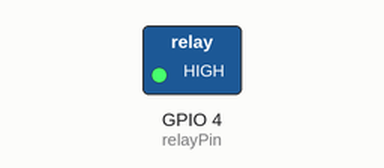
Simulated run of this program. Board: ESP8266 (NodeMCU). Parts: switched loads named in the program (green lamp = pin HIGH). WiFi joins after 1.5 s; servers stay silent unless stated; what the program prints to the serial monitor is not drawn.

Above: at 1.6 s.
At 61.6 s:
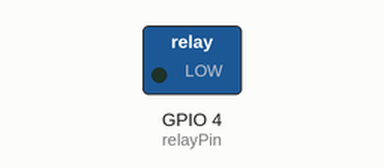
Timing chart, 0 to 123.0 s (numbered marks = the images above):
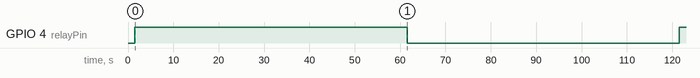

Measured:
- by itself, GPIO 4 (relayPin): LOW → HIGH at 1.5 s, → LOW 60.0 s later, → HIGH 60.0 s later

The program:

main.cpp
```cpp
#include <Arduino.h>
#include <ESP8266WiFi.h>

const char *ssid = "netvirtua_203";
const char *password = "1073847000";

int relayPin = 4; // GPIO2 GPIO number
WiFiServer server(80);

void setup()
{
  Serial.begin(9600);
  delay(10);

  pinMode(relayPin, OUTPUT);
  digitalWrite(relayPin, LOW);

  // Connect to WiFi network
  Serial.println();
  Serial.println();
  Serial.print("Connecting  ");
  Serial.println(ssid);

  WiFi.begin(ssid, password);

  while (WiFi.status() != WL_CONNECTED)
  {
    delay(500);
    Serial.print(".");
  }
  Serial.println("");
  Serial.println("WiFi connected");

  // Start the server
  server.begin();
  Serial.println("Server started");

  // Print the IP address
  Serial.print("Use this URL to connect: ");
  Serial.print("http://");
  Serial.print(WiFi.localIP());
  Serial.println("/");
}

void loop()
{
  digitalWrite(relayPin, HIGH);

  delay(60000);
  digitalWrite(relayPin, LOW);

  delay(60000);

  /*
  // Check if a client has connected
  WiFiClient client = server.available();
  if (!client)
  {
    return;
  }

  // Wait until the client sends some data
  Serial.println("new client");
  while (!client.available())
  {
    delay(1);
  }

  // Read the first line of the request
  String request = client.readStringUntil('\r');
  Serial.println(request);
  client.flush();

  // Match the request

  int value = LOW;
  if (request.indexOf("/RELAY=ON") != -1)
  {
    digitalWrite(relayPin, LOW);
    value = HIGH;
  }
  if (request.indexOf("/RELAY=OFF") != -1)
  {
    digitalWrite(relayPin, HIGH);
    value = LOW;
  }

  // Return the response
  client.println("HTTP/1.1 200 OK");
  client.println("Content-Type: text/html");
  client.println(""); //  do not forget this one
  client.println("<!DOCTYPE HTML>");
  client.println("<html>");

  client.print("relay pin is now: ");

  if (value == HIGH)
  {
    client.print("Off");
  }
  else
  {
    client.print("On");
  }
  client.println("<br><br>");
  client.println("<a href=\"/RELAY=ON\"\"><button>Turn On </button></a>");
  client.println("<a href=\"/RELAY=OFF\"\"><button>Turn Off </button></a><br />");
  client.println("</html>");

  delay(1);
  Serial.println("Client disonnected");
  Serial.println("");
  */
}
```
